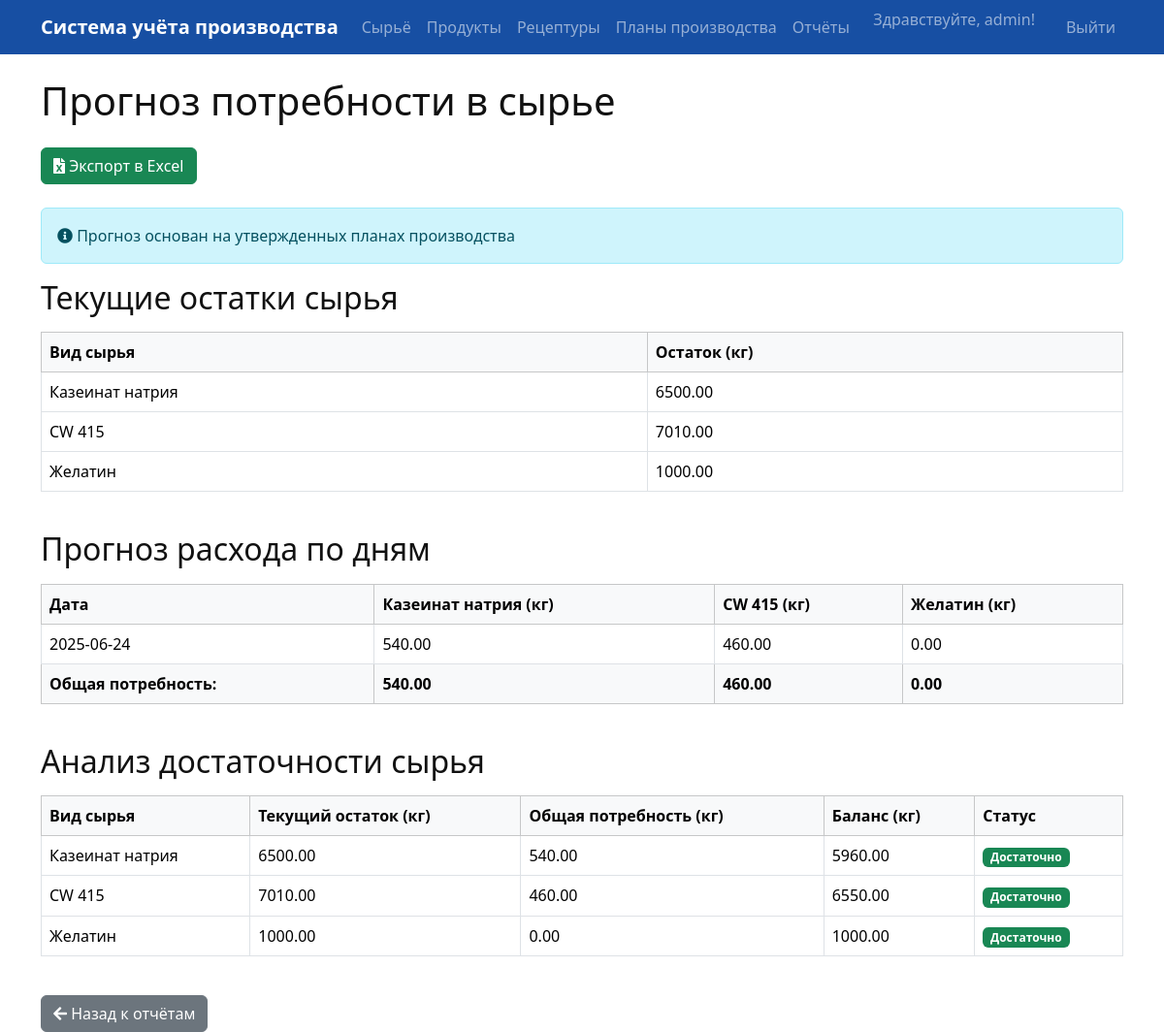
The app's page /reports/raw_material_forecast (signed in) with its own data.
### app/models.py (models this page shows, shortened)
class User(db.Model, UserMixin):
    __tablename__ = "users"
    id = Column(Integer, primary_key=True, index=True)
    email = Column(String, unique=True, index=True)
    username = Column(String, unique=True, index=True)
    hashed_password = Column(String)
    role = Column(SQLAlchemyEnum(UserRole))
    is_active = Column(Boolean, default=True)
    created_at = Column(DateTime(timezone=True), server_default=func.now())
    updated_at = Column(DateTime(timezone=True), onupdate=func.now())

class RawMaterialType(db.Model):
    __tablename__ = "raw_material_types"
    id = Column(Integer, primary_key=True, index=True)
    name = Column(String, unique=True, index=True)
    created_at = Column(DateTime(timezone=True), server_default=func.now())
    updated_at = Column(DateTime(timezone=True), onupdate=func.now())
    raw_materials = relationship("RawMaterial", back_populates="type")
    recipe_items = relationship("RecipeItem", back_populates="material_type")

### app/routes.py (the view)
@app.route('/reports/raw_material_forecast', methods=['GET'])
@login_required
def raw_material_forecast():
    approved_plans = ProductionPlan.query.filter_by(status=PlanStatus.APPROVED).order_by(ProductionPlan.created_at).all()
    current_stock = {}
    for material in RawMaterial.query.all():
        if material.type_id not in current_stock:
            current_stock[material.type_id] = 0
        current_stock[material.type_id] += material.quantity_kg
    forecast = {}
    raw_material_types = RawMaterialType.query.all()
    for plan in approved_plans:
        date_str = plan.created_at.strftime('%Y-%m-%d')
        if date_str not in forecast:
            forecast[date_str] = {t.id: 0 for t in raw_material_types}
        plan_quantity = plan.quantity
        recipe = plan.template
        for ingredient in recipe.recipe_items:
            needed_kg = (ingredient.percentage / 100) * plan_quantity
            forecast[date_str][ingredient.material_type_id] += needed_kg
    sorted_dates = sorted(forecast.keys())
    cumulative_usage = {t.id: 0 for t in raw_material_types}
    for date in sorted_dates:
        for type_id in forecast[date]:
            cumulative_usage[type_id] += forecast[date][type_id]
    return render_template(
        'raw_material_forecast.html',
        forecast=forecast,
        sorted_dates=sorted_dates,
        raw_material_types=raw_material_types,
        current_stock=current_stock,
        cumulative_usage=cumulative_usage
    )

### app/__init__.py (called while the page is built)
@login_manager.user_loader
def load_user(user_id):
    from .models import User
    return User.query.get(int(user_id))

### app/templates/raw_material_forecast.html (shortened to what this page needs)
{% extends 'base.html' %}
{% block content %}
<h1 class="mb-4">Прогноз потребности в сырье</h1>
<div class="mb-4">
    <a href="{{ url_for('export_raw_material_forecast') }}" class="btn btn-success">
        <i class="fas fa-file-excel"></i> Экспорт в Excel
    </a>
</div>
<div class="alert alert-info">
    <i class="fas fa-info-circle"></i> Прогноз основан на утвержденных планах производства
</div>
<h2 class="mb-3">Текущие остатки сырья</h2>
<div class="table-responsive mb-4">
    <table class="table table-bordered">
        <thead class="table-light">
            <tr>
                <th>Вид сырья</th>
                <th>Остаток (кг)</th>
            </tr>
        </thead>
        <tbody>
            {% for type in raw_material_types %}
            <tr>
                <td>{{ type.name }}</td>
                <td>{{ "%.2f"|format(current_stock.get(type.id, 0)) }}</td>
            </tr>
            {% endfor %}
        </tbody>
    </table>
</div>
<h2 class="mb-3">Прогноз расхода по дням</h2>
{% if sorted_dates %}
<div class="table-responsive mb-4">
    <table class="table table-bordered">
        <thead class="table-light">
            <tr>
                <th>Дата</th>
                {% for type in raw_material_types %}
                <th>{{ type.name }} (кг)</th>
                {% endfor %}
            </tr>
        </thead>
        <tbody>
            {% for date in sorted_dates %}
            <tr>
                <td>{{ date }}</td>
                {% for type in raw_material_types %}
                <td>{{ "%.2f"|format(forecast[date][type.id]) }}</td>
                {% endfor %}
            </tr>
            {% endfor %}
        </tbody>
        <tfoot class="table-light">
            <tr>
                <th>Общая потребность:</th>
                {% for type in raw_material_types %}
                <th>{{ "%.2f"|format(cumulative_usage[type.id]) }}</th>
                {% endfor %}
            </tr>
        </tfoot>
    </table>
</div>
<h2 class="mb-3">Анализ достаточности сырья</h2>
<div class="table-responsive mb-4">
    <table class="table table-bordered">
        <thead class="table-light">
            <tr>
                <th>Вид сырья</th>
                <th>Текущий остаток (кг)</th>
                <th>Общая потребность (кг)</th>
                <th>Баланс (кг)</th>
                <th>Статус</th>
            </tr>
        </thead>
        <tbody>
            {% for type in raw_material_types %}
            {% set balance = current_stock.get(type.id, 0) - cumulative_usage[type.id] %}
            <tr>
                <td>{{ type.name }}</td>
                <td>{{ "%.2f"|format(current_stock.get(type.id, 0)) }}</td>
                <td>{{ "%.2f"|format(cumulative_usage[type.id]) }}</td>
                <td>{{ "%.2f"|format(balance) }}</td>
                <td>
                    {% if balance >= 0 %}
                    <span class="badge bg-success">Достаточно</span>
                    {% else %}
                    <span class="badge bg-danger">Требуется докупить {{ "%.2f"|format(-balance) }} кг</span>
                    {% endif %}
                </td>
            </tr>
            {% endfor %}
        </tbody>
    </table>
</div>
{% else %}
<div class="alert alert-warning">
    <i class="fas fa-exclamation-triangle"></i> Нет утвержденных планов производства для прогноза
</div>
{% endif %}
<a href="{{ url_for('reports') }}" class="btn btn-secondary">
    <i class="fas fa-arrow-left"></i> Назад к отчётам
</a>
{% endblock %}

### app/templates/base.html (shortened to what this page needs)
<!doctype html>
<html lang="ru">
<head>
    <link href="https://cdn.jsdelivr.net/npm/bootstrap@5.3.2/dist/css/bootstrap.min.css" rel="stylesheet">
    <link href="https://cdnjs.cloudflare.com/ajax/libs/font-awesome/5.15.4/css/all.min.css" rel="stylesheet">
    <link href="https://cdn.datatables.net/1.11.5/css/dataTables.bootstrap5.min.css" rel="stylesheet">
</head>
<body>
{% set user = current_user if current_user.is_authenticated else None %}
<nav class="navbar navbar-expand-lg navbar-dark bg-primary mb-4">
    <div class="container">
        <a class="navbar-brand" href="/">
            <span>Система учёта производства</span>
        </a>
        <div class="collapse navbar-collapse" id="navbarNav">
            <ul class="navbar-nav me-auto">
                <li class="nav-item">
                    <a class="nav-link" href="/raw_materials"
                       data-bs-toggle="tooltip" title="Управление сырьем и его партиями">
                        Сырьё
                    </a>
                </li>
                <li class="nav-item">
                    <a class="nav-link" href="/products"
                       data-bs-toggle="tooltip" title="Управление продуктами">
                        Продукты
                    </a>
                </li>
                <li class="nav-item">
                    <a class="nav-link" href="/recipes"
                       data-bs-toggle="tooltip" title="Создание и редактирование рецептур">
                        Рецептуры
                    </a>
                </li>
                <li class="nav-item">
                    <a class="nav-link" href="/production_plans"
                       data-bs-toggle="tooltip" title="Планирование и контроль производства">
                        Планы производства
                    </a>
                </li>
                <li class="nav-item">
                    <a class="nav-link" href="/reports"
                       data-bs-toggle="tooltip" title="Просмотр отчетов и аналитики">
                        Отчёты
                    </a>
                </li>
            </ul>
            <ul class="navbar-nav ms-auto">
                {% if user %}
                    <li class="nav-item">
                        <span class="navbar-text me-2">Здравствуйте, {{ user.username }}!</span>
                    </li>
                    <li class="nav-item">
                        <a class="nav-link ms-3" href="{{ url_for('logout') }}">Выйти</a>
                    </li>
                {% else %}
                    <li class="nav-item">
                        <a class="nav-link" href="{{ url_for('login') }}">Войти</a>
                    </li>
                {% endif %}
            </ul>
        </div>
    </div>
</nav>
<div class="container">
    {% block content %}{% endblock %}
</div>
</body>
</html>

### app/templates/base.html (style rules this page uses)
:root { --main-blue: #174fa3; --main-blue-dark: #113366; --main-blue-light: #e6f0fa; }
body { background: #fff; color: #111; }
.navbar { background: var(--main-blue) !important; }
.navbar-brand, .navbar-brand span { color: #fff !important; font-weight: bold; }
.table thead { background: var(--main-blue-dark); color: #fff; }

### records on screen
User: username "admin"
RawMaterialType: name "Казеинат натрия", id "6500.00", forecast "540.00", cumulative_usage "540.00", balance "5960.00"
RawMaterialType: name "CW 415", id "7010.00", forecast "460.00", cumulative_usage "460.00", balance "6550.00"
RawMaterialType: name "Желатин", id "1000.00", forecast "0.00", cumulative_usage "0.00", balance "1000.00"

### other values on screen
{{ date }} "2025-06-24"
